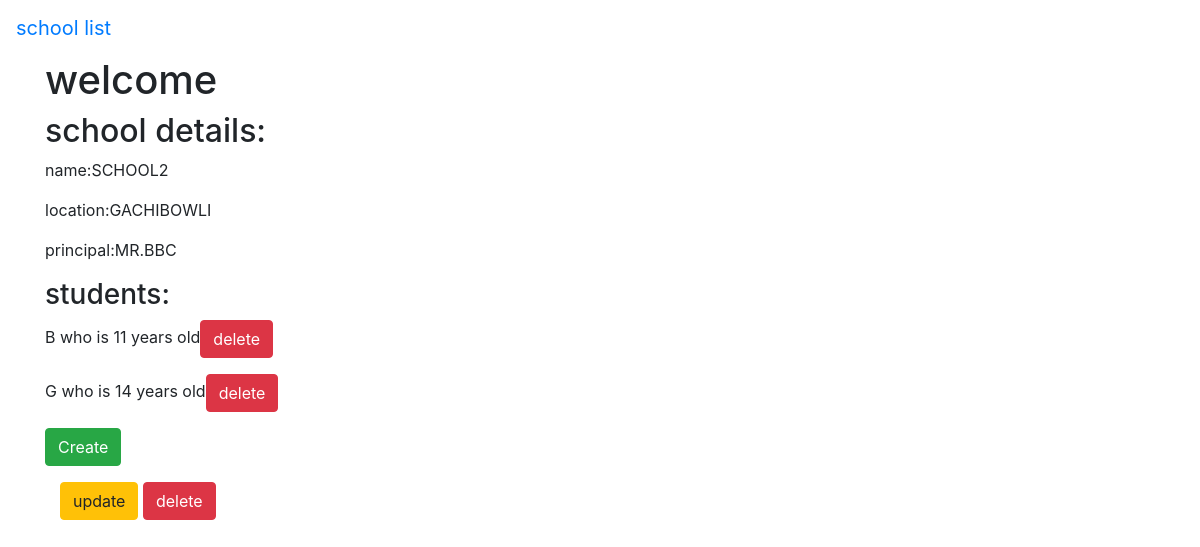
Page /basic_app/2/ on the committed database.
### basic_app/models.py (models this page shows, shortened)
class School(models.Model):
    name =models.CharField(max_length=264,unique=True)
    principal =models.CharField(max_length=264)
    location =models.CharField(max_length=264)

### basic_app2/models.py (models this page shows, shortened)
class Student(models.Model):
    name =models.CharField(max_length=264)
    age =models.PositiveIntegerField()
    school =models.ForeignKey(School,related_name='student')

### basic_app/views.py (the view)
# urls.py: url(r'^(?P<pk>\d+)/$',views.SchoolDetailView.as_view(),name='detail'),
class SchoolDetailView(DetailView):
    context_object_name = 'school_detail'
    model = models.School
    Template_name = 'basic_app/school_detail.html'

### basic_app/template/basic_app/school_detail.html
{% extends "basic_app/basic_app_base.html" %}
{% block body_block %}
<div>
	<h1>welcome</h1>
	<h2>school details:</h2>
	<p>name:{{school_detail.name}}</p>
	<p>location:{{school_detail.location}}</p>
	<p>principal:{{school_detail.principal}}</p>
    <h3>students:</h3>
     {% for student in school_detail.student.all %}
	<p>{{student.name}} who is {{student.age}} years old<a class="btn btn-danger" href="{% url 'basic_app2:delete' pk=student.pk %}">delete</a></p>
     {% endfor %}
	<p>
	 <a class="btn btn-success" href="{% url 'basic_app2:create' %}">Create</a>
	</p>
</div>
<div class="container" >
	<p><a class="btn btn-warning" href="{% url 'basic_app:update' pk=school_detail.pk %}">update</a>
	<a class="btn btn-danger" href="{% url 'basic_app:delete' pk=school_detail.pk %}">delete</a>
   </p>
</div>
{% endblock %}

### rows in the picture
School: name "SCHOOL2", location "GACHIBOWLI", principal "MR.BBC"
Student: name "B", age "11"
Student: name "G", age "14"
